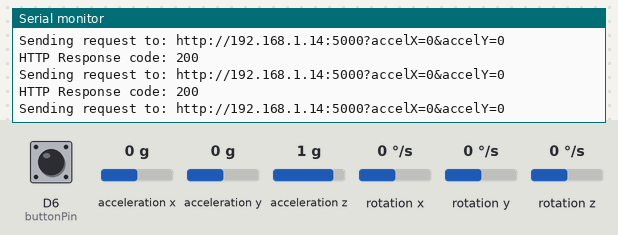
Recording of a sketch running on a simulated ESP8266 (NodeMCU). Shown: the last lines printed to the serial monitor. The inputs (shaded band) are chosen by the test bench; at power-on: D6 (buttonPin) HIGH, acceleration x 0 g, acceleration y 0 g, acceleration z 1 g, rotation x 0 °/s, rotation y 0 °/s, rotation z 0 °/s. WiFi joins after 1.5 s; servers stay silent unless stated; uploads are accepted with an empty reply.

Above: at 3.2 s.
3.3 s: D6 (buttonPin) pulled LOW for 0.15 s
At 3.59 s:
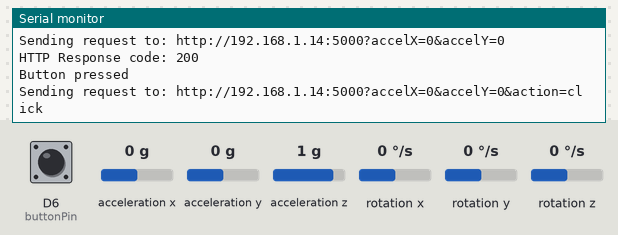
4.9 s: acceleration x set to -1.4 g
At 5.23 s:
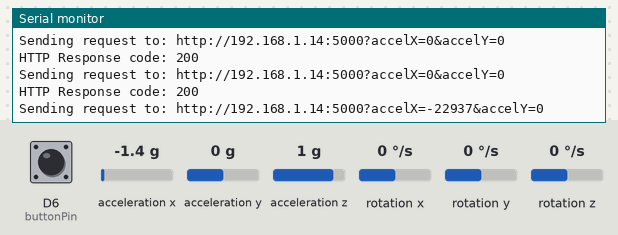
6.4 s: acceleration y set to -1.4 g
At 6.45 s:
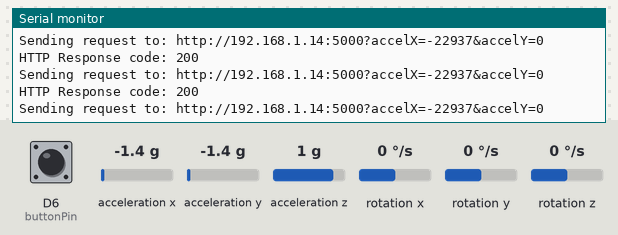
7.9 s: D6 (buttonPin) pulled LOW for 1 s
At 8.09 s:
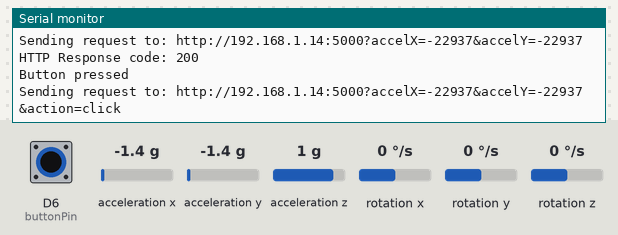
10.4 s: acceleration x set to -0.8 g
At 10.55 s:
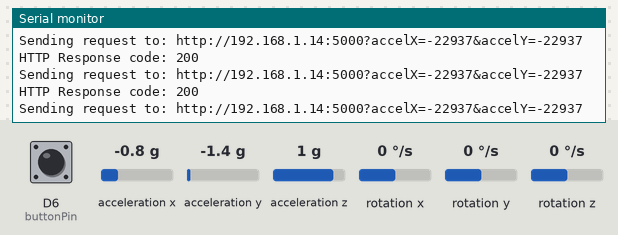
Timing chart, 0 to 12.9 s (numbered marks = the images above; inputs shaded):
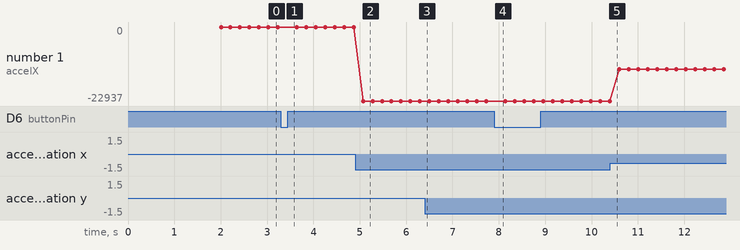

Measured:
- after the input at 3.3 s, the serial monitor: prints a new line after 0.14 s (image 1)
- after the input at 4.9 s, the serial monitor: prints a new line after 0.17 s (image 2)
- after the input at 7.9 s, the serial monitor: prints a new line at once (image 4)
- plotted number 1: 0 → -22937 after the input at 4.9 s, -22937 → -13107 after the input at 10.4 s

The sketch:

wifi_mouse.ino
```cpp
#include <Wire.h>
#include <ESP8266WiFi.h>
#include <ESP8266HTTPClient.h>
#include "MPU6050.h"

MPU6050 mpu;
// Replace with your network credentials
const char* ssid = "your-ssid";
const char* password = "your-password";
WiFiClient client;


// Replace with your server URL
const char* serverUrl = "http://192.168.1.14:5000";

const int buttonPin = D6;  // D6 (GPIO12) for button input
bool buttonPressed = false;
int16_t ax, ay, az;
int16_t gx, gy, gz;

void setup() {
  Serial.begin(115200);
  mpu.initialize();
  pinMode(buttonPin, INPUT_PULLUP);  // Set button pin as input with internal pull-up resistor

  Wire.begin(2, 14);  // Initialize I2C communication


  // Connect to Wi-Fi
  WiFi.begin(ssid, password);
  while (WiFi.status() != WL_CONNECTED) {
    delay(1000);
    Serial.println("Connecting to WiFi...");
  }

  Serial.println("Connected to WiFi");
}

void loop() {
  // Read accelerometer values
  mpu.getMotion6(&ax, &ay, &az, &gx, &gy, &gz);
  String action = "";
  if (digitalRead(buttonPin) == LOW && !buttonPressed) {
    buttonPressed = true;
    Serial.println("Button pressed");
    action = "&action=click";
  }
  else if (digitalRead(buttonPin) == HIGH) {
    buttonPressed = false;
  }

  String url = String(serverUrl) + "?accelX=" + String(ax) + "&accelY=" + String(ay) + action;
  Serial.print("Sending request to: ");
  Serial.println(url);

  HTTPClient http;
  http.begin(client, url);

  int httpResponseCode = http.GET();
  if (httpResponseCode > 0) {
    Serial.print("HTTP Response code: ");
    Serial.println(httpResponseCode);
  } else {
    Serial.println("Error on HTTP request");
  }

  http.end();
}
```
